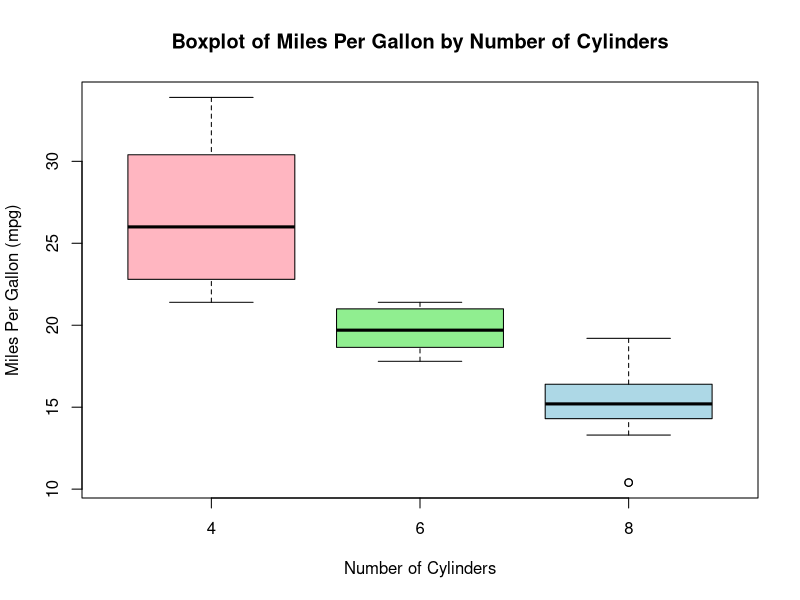

Write the R code that produced this figure.
## ---- chunk 1
# inspect the built-in mtcars dataset
## ---- chunk 2

# Create a boxplot of mpg vs. cyl
boxplot(mpg ~ cyl, 
        data = mtcars,
        main = "Boxplot of Miles Per Gallon by Number of Cylinders",
        xlab = "Number of Cylinders",
        ylab = "Miles Per Gallon (mpg)",
        col = c("lightpink", "lightgreen", "lightblue"))

